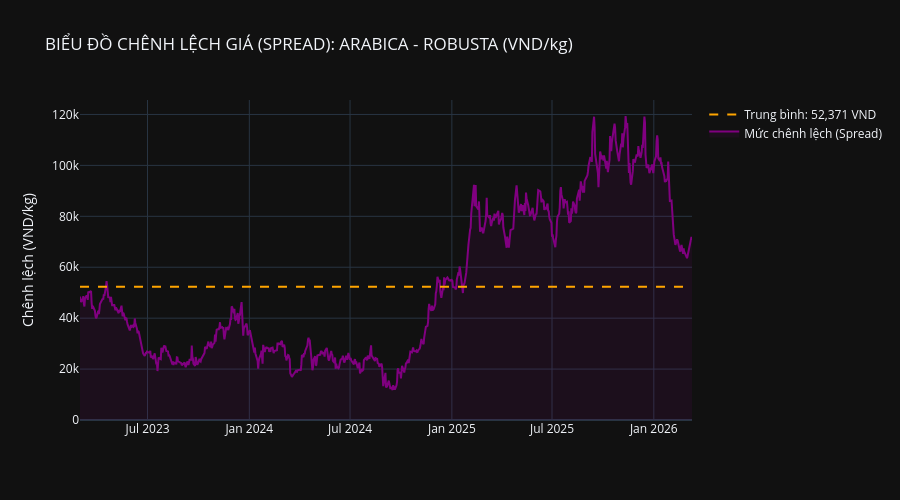

The notebook cell this image was saved under:
### Markdown cell above
## 3. Biểu đồ : Chênh lệch Giá (Spread) 

### Mô tả biểu đồ
Biểu đồ đường duy nhất thể hiện **Spread = Giá Arabica − Giá Robusta** (đơn vị: VND/kg) theo thời gian, kèm đường trung bình Spread làm mốc tham chiếu.

### Ý nghĩa
- **Spread dương**: Arabica đắt hơn Robusta (thường xuyên xảy ra do chất lượng khác nhau)
- **Spread tăng**: Arabica đang tăng giá nhanh hơn hoặc Robusta giảm
- **Spread giảm** (hội tụ về trung bình): Cơ hội arbitrage giảm dần

### Nhận xét
- Spread trung bình duy trì ở mức **~50,000 – 80,000 VND/kg**
- Cuối năm 2024 và 2025, Spread mở rộng mạnh khi Arabica bùng nổ

### Code cell
df_corr = pd.merge(
    arabica_df[['Date', 'Price', 'Vol.']], 
    robusta_df[['Date', 'Price', 'Vol.']], 
    on='Date', 
    suffixes=('_Arabica', '_Robusta')
)


df_corr = df_corr.dropna()


df_corr['Spread'] = df_corr['Price_Arabica'] - df_corr['Price_Robusta']

# Lấy giá trị Spread trung bình để làm đường mốc
mean_spread = df_corr['Spread'].mean()


fig1 = go.Figure()


fig1.add_trace(go.Scatter(
    x=df_corr['Date'], y=df_corr['Spread'],
    mode='lines',
    name='Mức chênh lệch (Spread)',
    line=dict(color='purple', width=2),
    fill='tonexty', # Đổ màu xuống đường trung bình
    fillcolor='rgba(128, 0, 128, 0.1)'
))


fig1.add_trace(go.Scatter(
    x=df_corr['Date'], y=[mean_spread] * len(df_corr),
    mode='lines',
    name=f'Trung bình: {mean_spread:,.0f} VND',
    line=dict(color='orange', width=2, dash='dash')
))

fig1.update_layout(
    title='BIỂU ĐỒ CHÊNH LỆCH GIÁ (SPREAD): ARABICA - ROBUSTA (VND/kg)',
    yaxis_title='Chênh lệch (VND/kg)',
    template='plotly_dark',
    height=500,
    hovermode='x unified'
)
fig1.show()

### Figure 1 — Plotly figure (JSON) as saved in the notebook; plotly's stock layout.template omitted (floating-point values rounded to 4 significant figures; data arrays with more than 128 entries replaced by an {"elided": "..."} marker saying what was removed)
{"data": [{"fill": "tonexty", "fillcolor": "rgba(128, 0, 128, 0.1)", "line": {"color": "purple", "width": 2}, "mode": "lines", "name": "Mức chênh lệch (Spread)", "type": "scatter", "x": {"elided": "748 str values"}, "y": {"elided": "748 float values"}}, {"line": {"color": "orange", "dash": "dash", "width": 2}, "mode": "lines", "name": "Trung bình: 52,371 VND", "type": "scatter", "x": {"elided": "748 str values"}, "y": {"elided": "748 float values"}}], "layout": {"height": 500, "hovermode": "x unified", "title": {"text": "BIỂU ĐỒ CHÊNH LỆCH GIÁ (SPREAD): ARABICA - ROBUSTA (VND/kg)"}, "yaxis": {"title": {"text": "Chênh lệch (VND/kg)"}}}}
